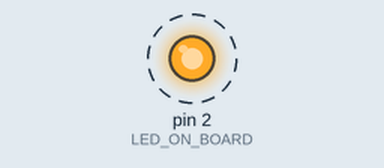
The sketch below on a simulated Arduino Uno, built with avr-gcc and run on an emulated ATmega328P. Parts: output pins drawn as LEDs (lit = HIGH). Dashed ring = blinking.

Above: at 0.5 s.
Timing chart, 0 to 4.6 s (numbered marks = the images above):
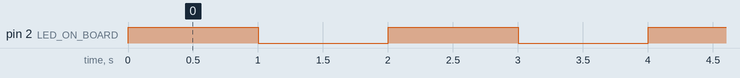

The sketch:

LAB01.ino
```cpp
#define LED_ON_BOARD 2

void setup() {
  pinMode(LED_ON_BOARD, OUTPUT);
}

void loop() {
  digitalWrite(LED_ON_BOARD, HIGH);
  delay(1000);
  digitalWrite(LED_ON_BOARD, LOW);
  delay(1000);
}
```

Measured:
- by itself, pin 2 (LED_ON_BOARD): alternates HIGH for 1.0 s and LOW for 1.0 s
